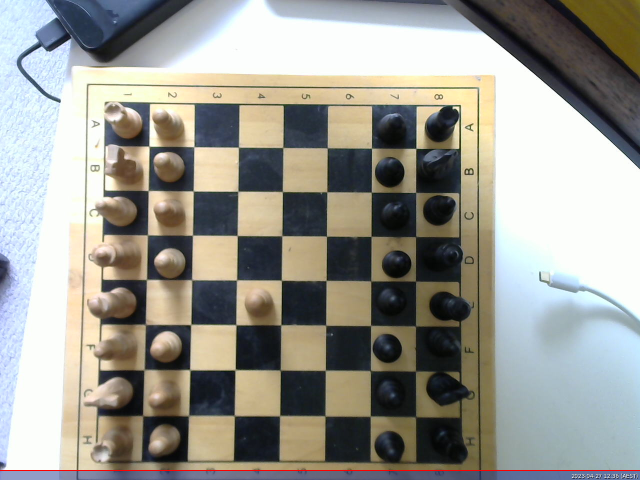
//> input picture chessboard.jpg, 1280 x 960 px (shown at 1/2 size)
$ ./CVTest17   (built with g++ and OpenCV 4)
//> lines starting //> are read from the running program, lines starting //| are printed output that depends on the picture; after the words box and inside, x2 and y2 are one past the last pixel; in counts of white or black regions, pixels touching at a corner belong together
#include <iostream>
//#include "opencv2/imgcodecs.hpp"
//#include "opencv2/highgui.hpp"
//#include "opencv2/imgproc.hpp"
#include <opencv2/opencv.hpp>


using namespace cv;
using namespace std;

int main(int argc, char** argv)
{
    // Declare the output variables
    Mat dst, cdst, cdstP;
    const char* default_file ="E:/UNI/ece4078/ChessRobot2023FYP/chessboard.jpg";
    const char* filename = argc >=2 ? argv[1] : default_file;
    // Loads an image
    Mat src = imread( samples::findFile( filename ));
//> src is the input picture: 960 rows x 1280 cols, CV_8UC3; mean B, G, R 145.3, 152.9, 153.7
    // Check if image is loaded fine
    if(src.empty()){
        printf(" Error opening image\n");
        printf(" Program Arguments: [image_name -- default %s] \n", default_file);
        return -1;
    }

    cv::Mat src_gray;
    cvtColor(src, src_gray, COLOR_BGR2GRAY);
    cv::Mat src_binary;


    cvtColor(src, src_gray, COLOR_BGR2GRAY);
    cv::adaptiveThreshold(src_gray, src_binary, 255, cv::ADAPTIVE_THRESH_GAUSSIAN_C, cv::THRESH_BINARY, 11, 2);
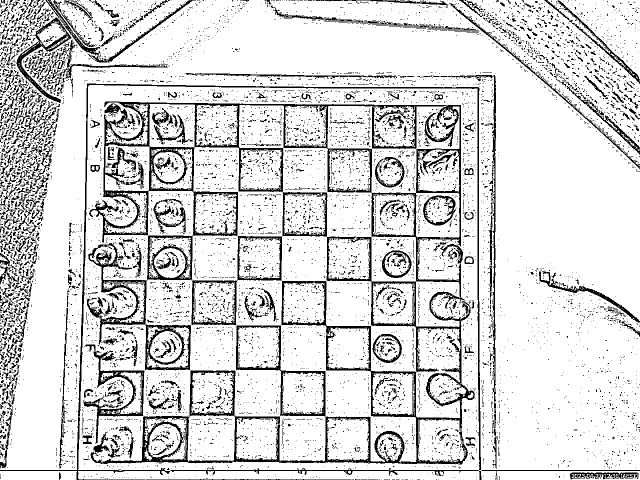
//> src_binary: 960 rows x 1280 cols, CV_8UC1 (shown at 1/2 size); 84.6% white; 9898 black regions (9189 under 20 px), largest, box (x1, y1, x2, y2) and area: (178, 203, 950, 929) 57233, (0, 167, 963, 960) 9855, (174, 485, 382, 741) 7017

    imshow("binary image", src_gray);


    //find chessboard corners
    std::vector<cv::Point2f> corners;
    cv::Size boardSize(7,7);
    int found = cv::findChessboardCorners(src_gray, boardSize, corners );
//> corners = empty; found = 0
    cout<< corners << endl;
    if (found){
        cv::cornerSubPix(src_binary, corners, cv::Size(5, 5), cv::Size(-1, -1), cv::TermCriteria(cv::TermCriteria::EPS + cv::TermCriteria::COUNT, 30, 0.1));

        cv::Mat mask = cv::Mat::zeros(src.size(), CV_8U);
        std::vector<cv::Point> polyCorners;
        polyCorners.push_back(corners[0]);
        polyCorners.push_back(corners[boardSize.width - 1]);
        polyCorners.push_back(corners[boardSize.width * (boardSize.height - 1)]);
        polyCorners.push_back(corners[boardSize.width * boardSize.height - 1]);
        cv::fillConvexPoly(mask, polyCorners, cv::Scalar(255));

        // Find contours in the mask
        std::vector<std::vector<cv::Point>> contours;
        cv::findContours(mask, contours, cv::RETR_EXTERNAL, cv::CHAIN_APPROX_SIMPLE);

        // Draw the outlines of each square
        cv::Mat resultImage = src.clone();
        cv::Scalar outlineColor(0, 255, 0); // Green color for contours
        cv::drawContours(resultImage, contours, -1, outlineColor, 2);

        // Display the resulting image with square outlines
        imshow("Result", resultImage);
    }
    else {
        cout << "found not found" << endl;
    }


    //convert image to HSV
    cv::Mat hsvImage;
    cv::cvtColor(src, hsvImage, cv::COLOR_BGR2HSV);
//> hsvImage: 960 rows x 1280 cols, CV_8UC3; mean H, S, V 63.4, 53.7, 163.8

    cv::Mat transMask;
    inRange(hsvImage, cv::Scalar (0,0,143), cv::Scalar (179,61,252), transMask);
//> transMask: 960 rows x 1280 cols, CV_8UC1; 19.2% white; 2180 white regions (1899 under 20 px), largest, box (x1, y1, x2, y2) and area: (958, 148, 1280, 940) 104434, (116, 166, 600, 940) 24865, (96, 0, 493, 197) 17268
    imshow("Binary", transMask);

    //colour detection
    //define colour ranges for pink and blue
    cv::Scalar lowerPink(140,50,50);
    cv::Scalar upperPink(180, 255, 255);

    cv::Scalar lowerBlue(90,50,50);
    cv::Scalar upperBlue(130,255,255);

    //cv::Scalar lowerBlack(0,0,0);
    //cv::Scalar upperBlack(255, 255, 30);

    //perform masking for both blue and pink intensities
    cv::Mat pinkMask;
    cv::Mat blueMask;
    //cv::Mat blackMask;

    cv::inRange(hsvImage, lowerPink, upperPink, pinkMask);
//> pinkMask: 960 rows x 1280 cols, CV_8UC1; 0.04% white; 30 white regions (23 under 20 px), largest, box (x1, y1, x2, y2) and area: (1102, 32, 1125, 52) 143, (1073, 0, 1088, 11) 77, (1094, 10, 1108, 22) 48
    cv::inRange(hsvImage, lowerBlue, upperBlue, blueMask);
//> blueMask: 960 rows x 1280 cols, CV_8UC1; 11.6% white; 839 white regions (638 under 20 px), largest, box (x1, y1, x2, y2) and area: (0, 942, 1280, 960) 19232, (26, 0, 328, 206) 19192, (1162, 648, 1280, 817) 8457
    //cv::inRange(hsvImage, lowerBlack, upperBlack, blackMask);

    cv::Mat resultMask = pinkMask | blueMask;

    // Perform morphological operations on the combined mask
    int morphSize = 3;  // Adjust the size as per your requirement
    cv::Mat kernel = cv::getStructuringElement(cv::MORPH_RECT, cv::Size(morphSize, morphSize));
    cv::morphologyEx(resultMask, resultMask, cv::MORPH_OPEN, kernel);
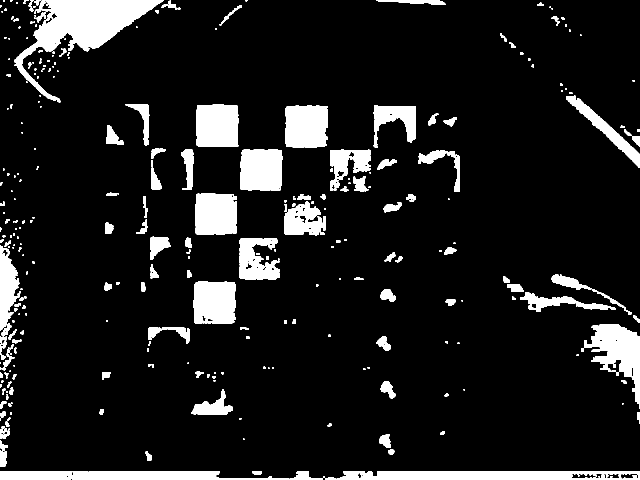
//> resultMask: 960 rows x 1280 cols, CV_8UC1 (shown at 1/2 size); 10.9% white; 312 white regions (135 under 20 px)

    // Find contours in the combined mask
    std::vector<std::vector<cv::Point>> contours;
    std::vector<cv::Vec4i> hierarchy;
    cv::findContours(resultMask, contours, hierarchy, cv::RETR_EXTERNAL, cv::CHAIN_APPROX_SIMPLE);
//> contours = 308 contours, 168 with area under 20; largest, box (x1, y1, x2, y2) and area: (28, 0, 328, 205) 18168, (646, 942, 1280, 960) 10052, (1162, 648, 1280, 817) 8026, (0, 942, 579, 960) 7778, (392, 209, 477, 293) 6746

    // Draw bounding rectangles around the detected contours
    cv::Mat PinkBlueImage = src.clone();
    cv::Scalar contourColour;
    cv::Scalar pinkColour(255, 0, 255);  // Green color for contour bounding boxes
    cv::Scalar blueColour(255,0,0);
    for (size_t i = 0; i < contours.size(); ++i) {
        cv::Rect boundingRect = cv::boundingRect(contours[i]);
        if (cv::countNonZero(pinkMask(boundingRect)) > 0)
            contourColour = pinkColour;
        else
            contourColour = blueColour;
        cv::rectangle(PinkBlueImage, boundingRect, contourColour, 2);
    }
//> this loop made 308 passes
//> boundingRect on passes 1 to 3: Rect(646, 942, 634, 18), Rect(580, 942, 66, 18), Rect(505, 942, 19, 8)
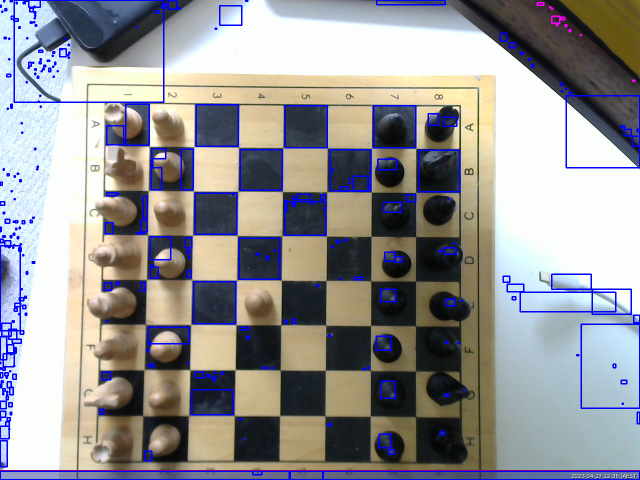
//> PinkBlueImage: 960 rows x 1280 cols, CV_8UC3 (shown at 1/2 size); 4.21% of pixels changed, all inside (x1, y1, x2, y2) = (0, 0, 1280, 960)


    cv::imshow( "HSV Image", PinkBlueImage);

    cv::Mat adaptiveThreshold;
    cv::adaptiveThreshold(src_gray, adaptiveThreshold, 255, cv::ADAPTIVE_THRESH_GAUSSIAN_C, cv::THRESH_BINARY_INV, 11, 2);

    cv::Mat c_cannyEdges, p_cannyEdges;
    cv::Mat cannyEdges;
    Canny(src_gray, cannyEdges, 100, 150, 3);
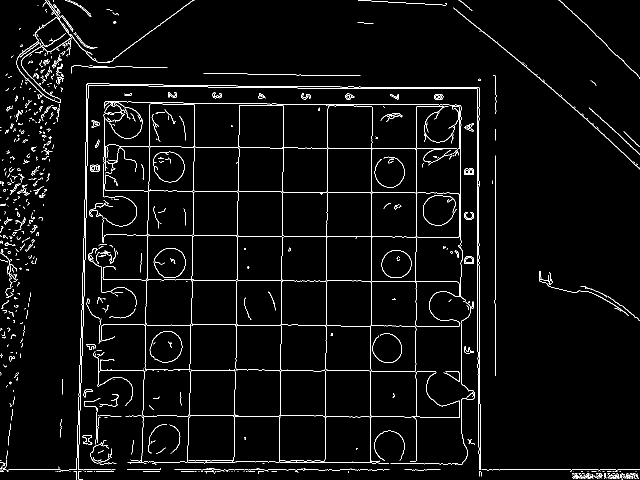
//> cannyEdges: 960 rows x 1280 cols, CV_8UC1 (shown at 1/2 size); 3.1% white in thin lines or dots

    cvtColor(cannyEdges, c_cannyEdges, COLOR_GRAY2BGR);
//> c_cannyEdges: 960 rows x 1280 cols, CV_8UC3; 3.1% white in thin lines or dots
    p_cannyEdges = cannyEdges.clone();

    vector<Vec2f> lines; // will hold the results of the detection
    HoughLines(cannyEdges, lines, 1, CV_PI/180, 150, 0, 0 ); // runs the actual detection
//> lines = 64 lines (rho, theta), first 12: [939, 1.57], [832, 0], [955, 0], [185, 0.03], [957, 0], [990, 0], [483, 0.02], [188, 0.03], [174, 1.57], [199, 1.59], [179, 0.02], [741, 1.57]
    // Draw the lines
    for( size_t i = 0; i < lines.size(); i++ )
    {
        float rho = lines[i][0], theta = lines[i][1];

        Point pt1, pt2;
        double a = cos(theta), b = sin(theta);
        double x0 = a*rho, y0 = b*rho;
        pt1.x = cvRound(x0 + 1000*(-b));
        pt1.y = cvRound(y0 + 1000*(a));
        pt2.x = cvRound(x0 - 1000*(-b));
        pt2.y = cvRound(y0 - 1000*(a));
        cout << "Point 1: "<< pt1.x << " " << pt1.y << " Point 2: " << pt2.x << " " << pt2.y << endl;
        line( c_cannyEdges, pt1, pt2, Scalar(0,0,255), 3, LINE_AA);
    }
//> this loop made 64 passes
//> (rho, theta, a, b, x0, y0) on passes 1 to 8: (939, 1.57, -4.37e-08, 1, -4.1e-05, 939), (832, 0, 1, 0, 832, 0), (955, 0, 1, 0, 955, 0), (185, 0.0349, 0.999, 0.0349, 184.9, 6.46), (957, 0, 1, 0, 957, 0), (990, 0, 1, 0, 990, 0), (483, 0.0175, 1, 0.0175, 482.9, 8.43), (188, 0.0349, 0.999, 0.0349, 187.9, 6.56)
//> (printed output is left out)
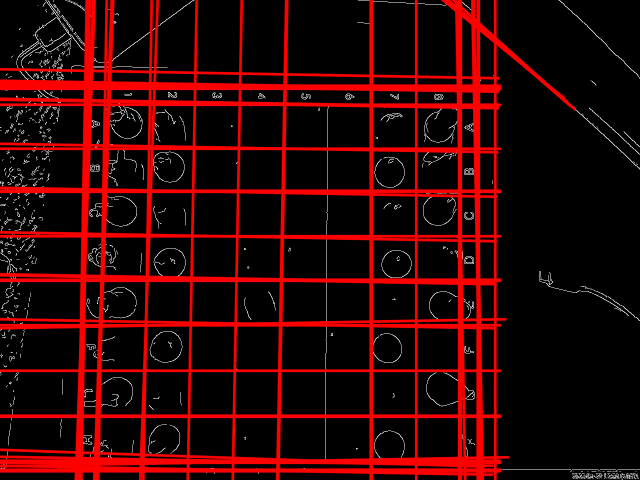
//> c_cannyEdges: 960 rows x 1280 cols, CV_8UC3 (shown at 1/2 size); mean B, G, R 3.4, 3.4, 46.4

    cv::imshow("Canny EDges Hough", c_cannyEdges);


    cv::Mat blackSquareEdges = adaptiveThreshold & ~resultMask;
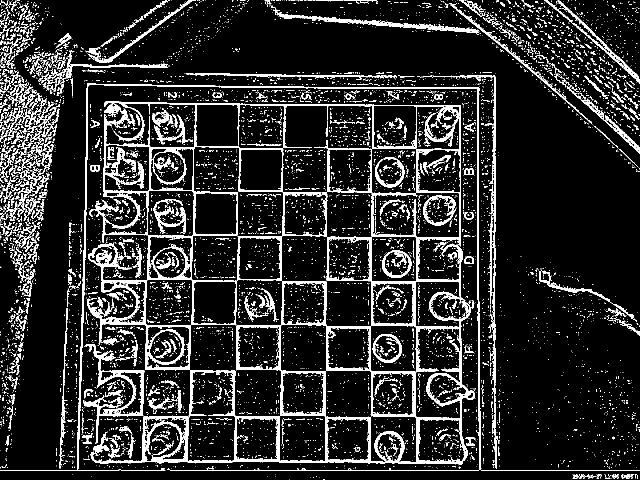
//> blackSquareEdges: 960 rows x 1280 cols, CV_8UC1 (shown at 1/2 size); 13% white; 8929 white regions (8301 under 20 px)

    std::vector<std::vector<cv::Point>> blackContours;
    cv::findContours(blackSquareEdges, blackContours, cv::RETR_EXTERNAL, cv::CHAIN_APPROX_SIMPLE);
//> blackContours = 7021 contours, 6746 with area under 20; largest, box (x1, y1, x2, y2) and area: (178, 203, 950, 929) 219282, (294, 471, 474, 651) 15414, (174, 485, 382, 741) 14583, (474, 472, 565, 561) 7572, (0, 167, 963, 942) 5933

    cv::Mat blackSquaresImage = src.clone();
    cv::drawContours(blackSquaresImage, blackContours, -1, cv::Scalar(0, 0, 255), 2);
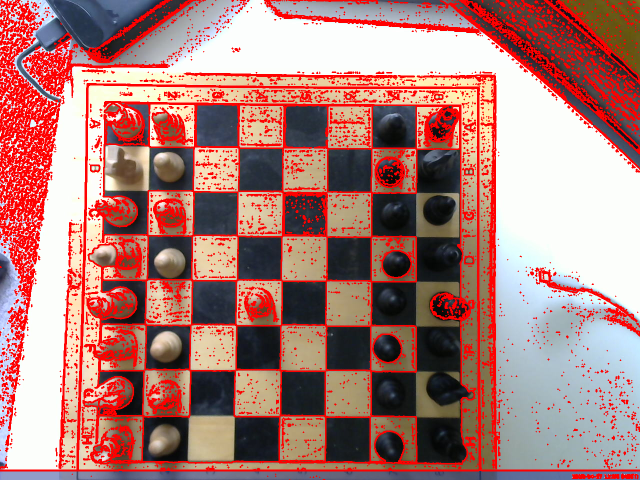
//> blackSquaresImage: 960 rows x 1280 cols, CV_8UC3 (shown at 1/2 size); 19.3% of pixels changed, all inside (x1, y1, x2, y2) = (0, 0, 1280, 960)
    cv::imshow("Black Squares Image", blackSquaresImage);

    // [64 lines of commented-out code are left out]


    cv::waitKey(0);
}

$ run again, with 0.jpg copied over chessboard.jpg
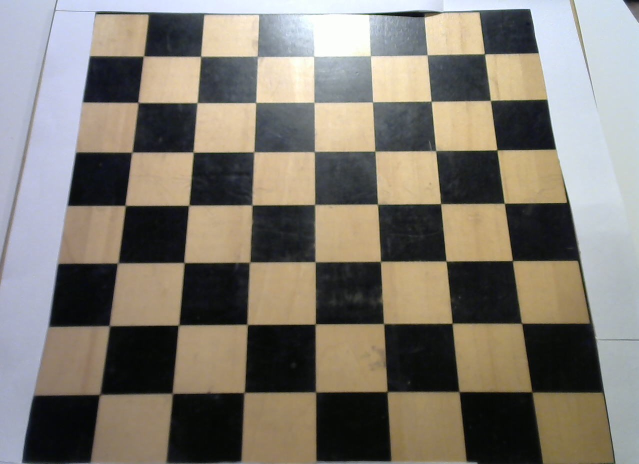
//> input picture 0.jpg, 1277 x 928 px (shown at 1/2 size)
//> src is the input picture: 928 rows x 1277 cols, CV_8UC3; mean B, G, R 112.8, 121.9, 127.4
//> `cv::adaptiveThreshold(src_gray, src_binary, 255, cv::ADAPTIVE_THRESH_G..`:
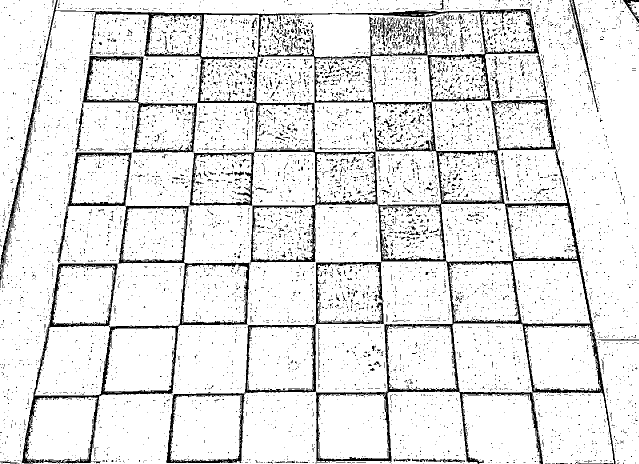
//> src_binary: 928 rows x 1277 cols, CV_8UC1 (shown at 1/2 size); 89.4% white; 8806 black regions (8489 under 20 px), largest, box (x1, y1, x2, y2) and area: (0, 0, 1231, 928) 58757, (44, 525, 499, 927) 11509, (136, 305, 378, 528) 4618
//> corners = empty; found = 0
//> hsvImage: 928 rows x 1277 cols, CV_8UC3; mean H, S, V 64.7, 57.3, 134.6
//> transMask: 928 rows x 1277 cols, CV_8UC1; 27.1% white; 567 white regions (464 under 20 px), largest, box (x1, y1, x2, y2) and area: (0, 0, 969, 928) 181751, (959, 0, 1277, 928) 120771, (278, 113, 403, 206) 1684
//> pinkMask: 928 rows x 1277 cols, CV_8UC1; 0% white in thin lines or dots, all inside (x1, y1, x2, y2) = (117, 791, 118, 792)
//> blueMask: 928 rows x 1277 cols, CV_8UC1; 1.5% white; 289 white regions (196 under 20 px), largest, box (x1, y1, x2, y2) and area: (965, 18, 1063, 107) 4728, (302, 24, 402, 112) 3781, (885, 118, 959, 170) 1375
//> contours = 123 contours, 66 with area under 20; largest, box (x1, y1, x2, y2) and area: (966, 18, 1060, 106) 4106, (303, 25, 401, 112) 3368, (886, 118, 952, 162) 1068, (404, 162, 442, 189) 476, (456, 349, 488, 368) 270
//> the loop `for (size_t i = 0; i < contours.size(); ++i)` made 123 passes
//> boundingRect on passes 1 to 8: Rect(127, 925, 11, 3), Rect(70, 925, 5, 3), Rect(44, 915, 11, 11), Rect(46, 880, 7, 32), Rect(51, 857, 6, 17), Rect(57, 841, 3, 4), Rect(59, 830, 3, 3), Rect(61, 818, 3, 4)
//> cannyEdges: 928 rows x 1277 cols, CV_8UC1; 1.7% white in thin lines or dots
//> lines = 48 lines (rho, theta), first 12: [647, 1.57], [205, 1.57], [-733, 3.09], [784, 1.57], [519, 0.03], [113, 1.57], [125, 1.55], [412, 0.09], [109, 0.21], [19, 1.59], [218, 1.55], [-842, 3.05]
//> the loop `for( size_t i = 0; i < lines.size(); i++ )` made 48 passes
//> (rho, theta, a, b, x0, y0) on passes 1 to 8: (647, 1.57, -4.37e-08, 1, -2.83e-05, 647), (205, 1.57, -4.37e-08, 1, -8.96e-06, 205), (-733, 3.09, -0.999, 0.0523, 732, -38.36), (784, 1.57, -4.37e-08, 1, -3.43e-05, 784), (519, 0.0349, 0.999, 0.0349, 518.7, 18.11), (113, 1.57, -4.37e-08, 1, -4.94e-06, 113), (125, 1.55, 0.0175, 1, 2.18, 125), (412, 0.0873, 0.996, 0.0872, 410.4, 35.91)
//> (printed output is left out)
//> blackSquareEdges: 928 rows x 1277 cols, CV_8UC1; 10.3% white; 8726 white regions (8429 under 20 px)
//> blackContours = 4541 contours, 4506 with area under 20; largest, box (x1, y1, x2, y2) and area: (0, 0, 1231, 928) 391376, (46, 525, 499, 927) 51884, (136, 305, 378, 528) 26120, (332, 784, 489, 926) 19853, (165, 112, 394, 305) 12843
//> `cv::drawContours(blackSquaresImage, blackContours, -1, cv::Scalar(0, 0..`:
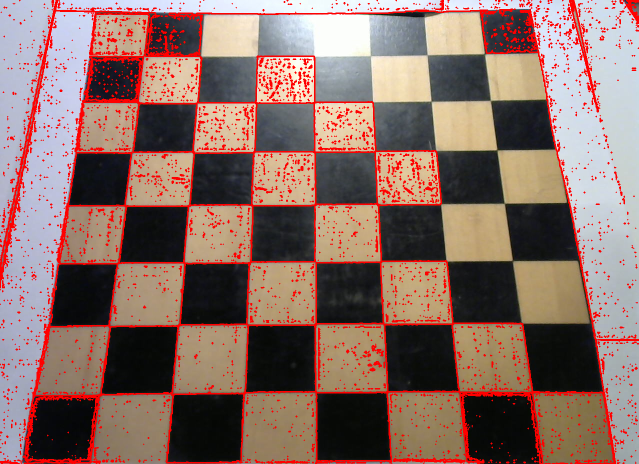
//> blackSquaresImage: 928 rows x 1277 cols, CV_8UC3 (shown at 1/2 size); 9.51% of pixels changed, all inside (x1, y1, x2, y2) = (0, 0, 1277, 928)

$ run again, with 1.jpg copied over chessboard.jpg
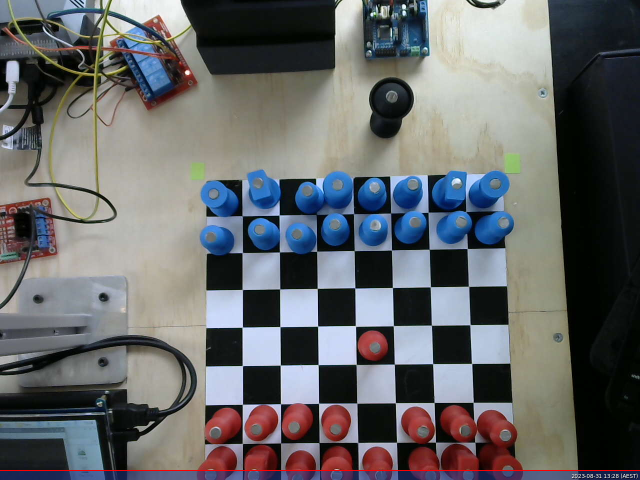
//> input picture 1.jpg, 1280 x 960 px (shown at 1/2 size)
//> src is the input picture: 960 rows x 1280 cols, CV_8UC3; mean B, G, R 104.6, 102.9, 101.2
//> `cv::adaptiveThreshold(src_gray, src_binary, 255, cv::ADAPTIVE_THRESH_G..`:
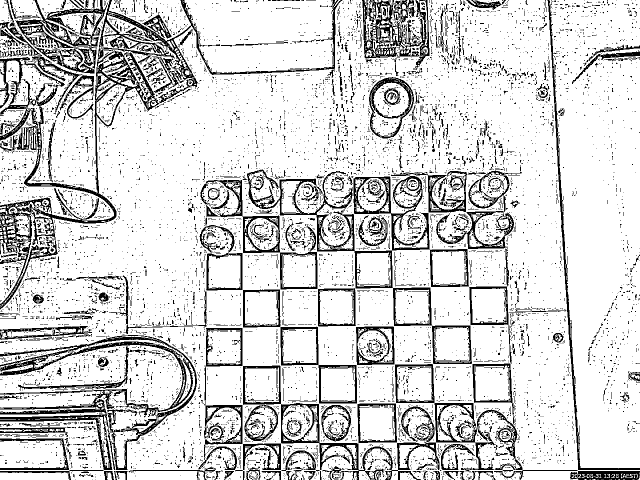
//> src_binary: 960 rows x 1280 cols, CV_8UC1 (shown at 1/2 size); 83% white; 9247 black regions (8642 under 20 px), largest, box (x1, y1, x2, y2) and area: (0, 0, 685, 619) 26301, (0, 670, 394, 940) 15989, (486, 728, 1155, 960) 12933
//> corners = empty; found = 0
//> hsvImage: 960 rows x 1280 cols, CV_8UC3; mean H, S, V 66.7, 75.9, 115.6
//> transMask: 960 rows x 1280 cols, CV_8UC1; 39.8% white; 674 white regions (563 under 20 px), largest, box (x1, y1, x2, y2) and area: (0, 0, 1026, 940) 281625, (731, 0, 1124, 624) 121231, (1017, 624, 1128, 806) 12927
//> pinkMask: 960 rows x 1280 cols, CV_8UC1; 1.6% white; 499 white regions (355 under 20 px), largest, box (x1, y1, x2, y2) and area: (489, 810, 547, 880) 1131, (424, 816, 483, 853) 1053, (568, 807, 624, 845) 948
//> blueMask: 960 rows x 1280 cols, CV_8UC1; 11.4% white; 610 white regions (482 under 20 px), largest, box (x1, y1, x2, y2) and area: (590, 341, 1029, 503) 43224, (400, 339, 635, 511) 23204, (0, 840, 208, 940) 11423
//> contours = 337 contours, 177 with area under 20; largest, box (x1, y1, x2, y2) and area: (780, 341, 1029, 499) 28241, (590, 342, 784, 503) 15964, (486, 339, 635, 509) 14331, (0, 840, 208, 940) 11186, (400, 361, 487, 511) 9144
//> the loop `for (size_t i = 0; i < contours.size(); ++i)` made 337 passes
//> boundingRect on passes 1 to 3: Rect(951, 954, 4, 6), Rect(1005, 942, 25, 14), Rect(987, 942, 293, 18)
//> cannyEdges: 960 rows x 1280 cols, CV_8UC1; 4.1% white in thin lines or dots
//> lines = 66 lines (rho, theta), first 12: [939, 1.57], [514, 1.55], [-700, 3.12], [-1088, 3.07], [440, 1.55], [885, 1.57], [485, 0], [-840, 3.11], [588, 1.55], [805, 1.57], [-917, 3.11], [653, 1.57]
//> the loop `for( size_t i = 0; i < lines.size(); i++ )` made 66 passes
//> (rho, theta, a, b, x0, y0) on passes 1 to 8: (939, 1.57, -4.37e-08, 1, -4.1e-05, 939), (514, 1.55, 0.0175, 1, 8.97, 513.9), (-700, 3.12, -1, 0.0175, 699.9, -12.22), (-1088, 3.07, -0.998, 0.0698, 1085.3, -75.9), (440, 1.55, 0.0175, 1, 7.68, 439.9), (885, 1.57, -4.37e-08, 1, -3.87e-05, 885), (485, 0, 1, 0, 485, 0), (-840, 3.11, -0.999, 0.0349, 839.5, -29.32)
//> (printed output is left out)
//> blackSquareEdges: 960 rows x 1280 cols, CV_8UC1; 13.7% white; 8214 white regions (7639 under 20 px)
//> blackContours = 7673 contours, 7421 with area under 20; largest, box (x1, y1, x2, y2) and area: (0, 0, 685, 447) 19300, (0, 670, 394, 940) 13752, (559, 353, 859, 577) 12412, (786, 575, 944, 728) 11340, (561, 653, 714, 807) 11248
//> `cv::drawContours(blackSquaresImage, blackContours, -1, cv::Scalar(0, 0..`:
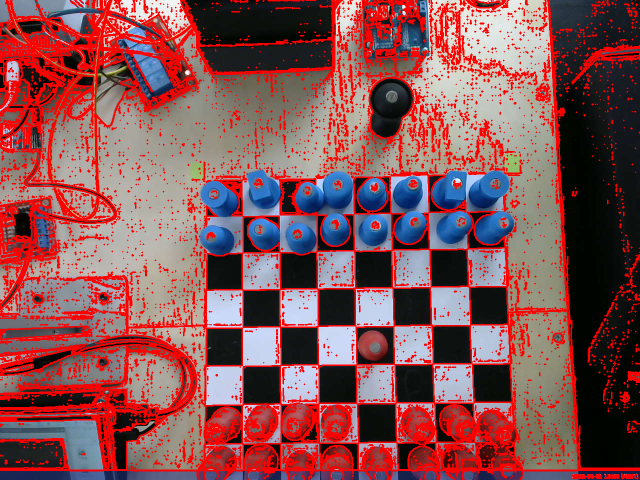
//> blackSquaresImage: 960 rows x 1280 cols, CV_8UC3 (shown at 1/2 size); mean B, G, R 84.4, 82.1, 135.6
